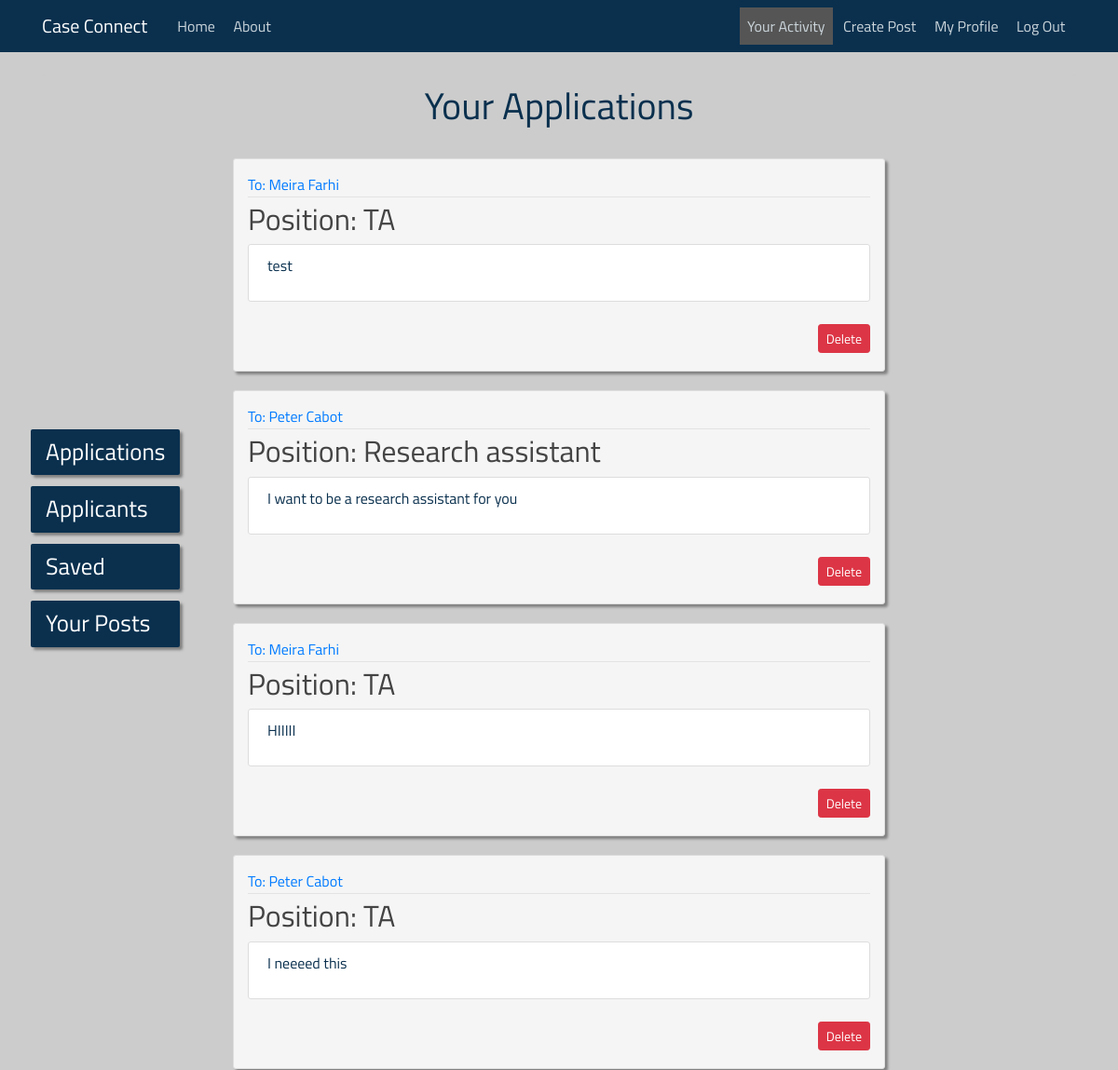
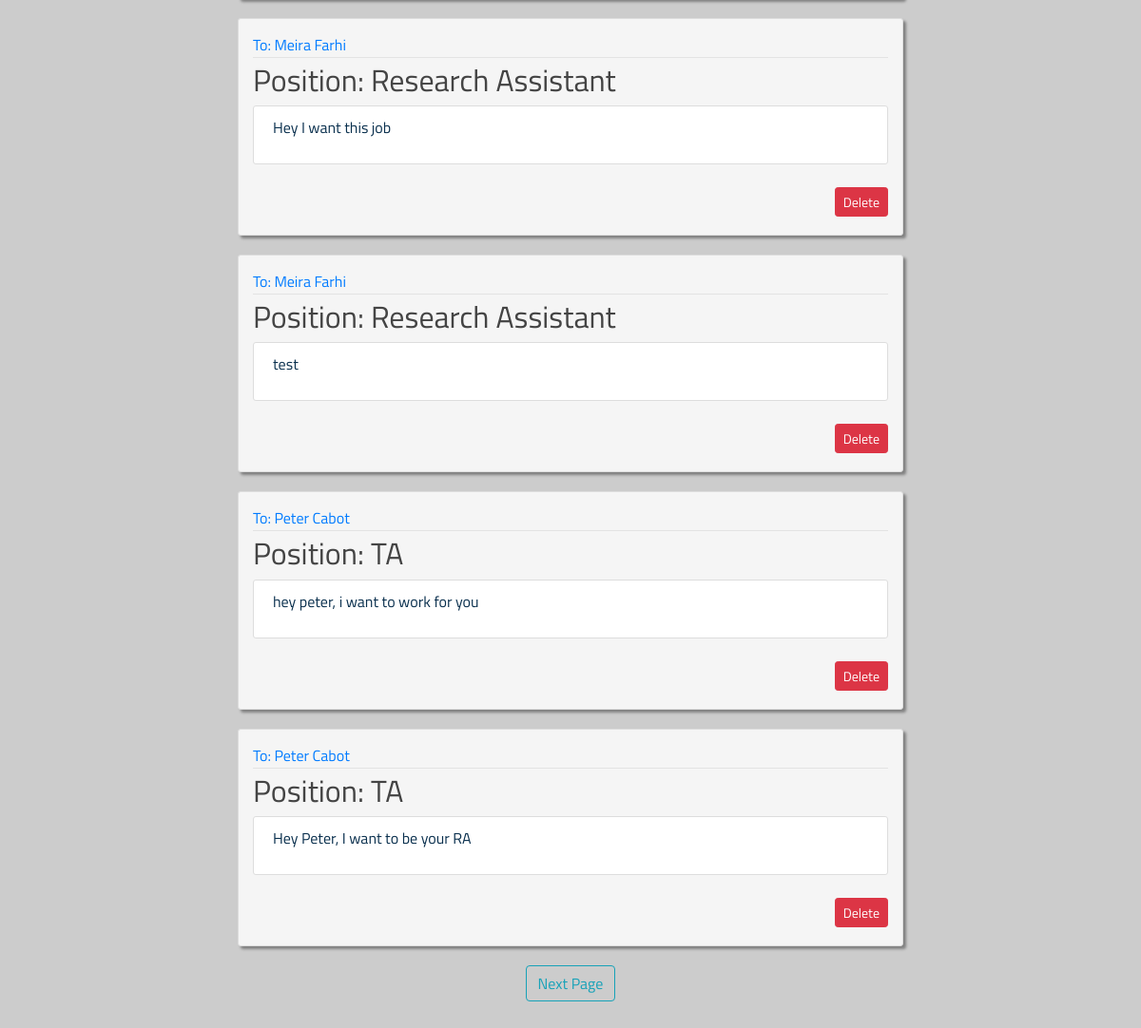
Page /applications/ (signed in) on the earlier database version (2 pictures, top to bottom).
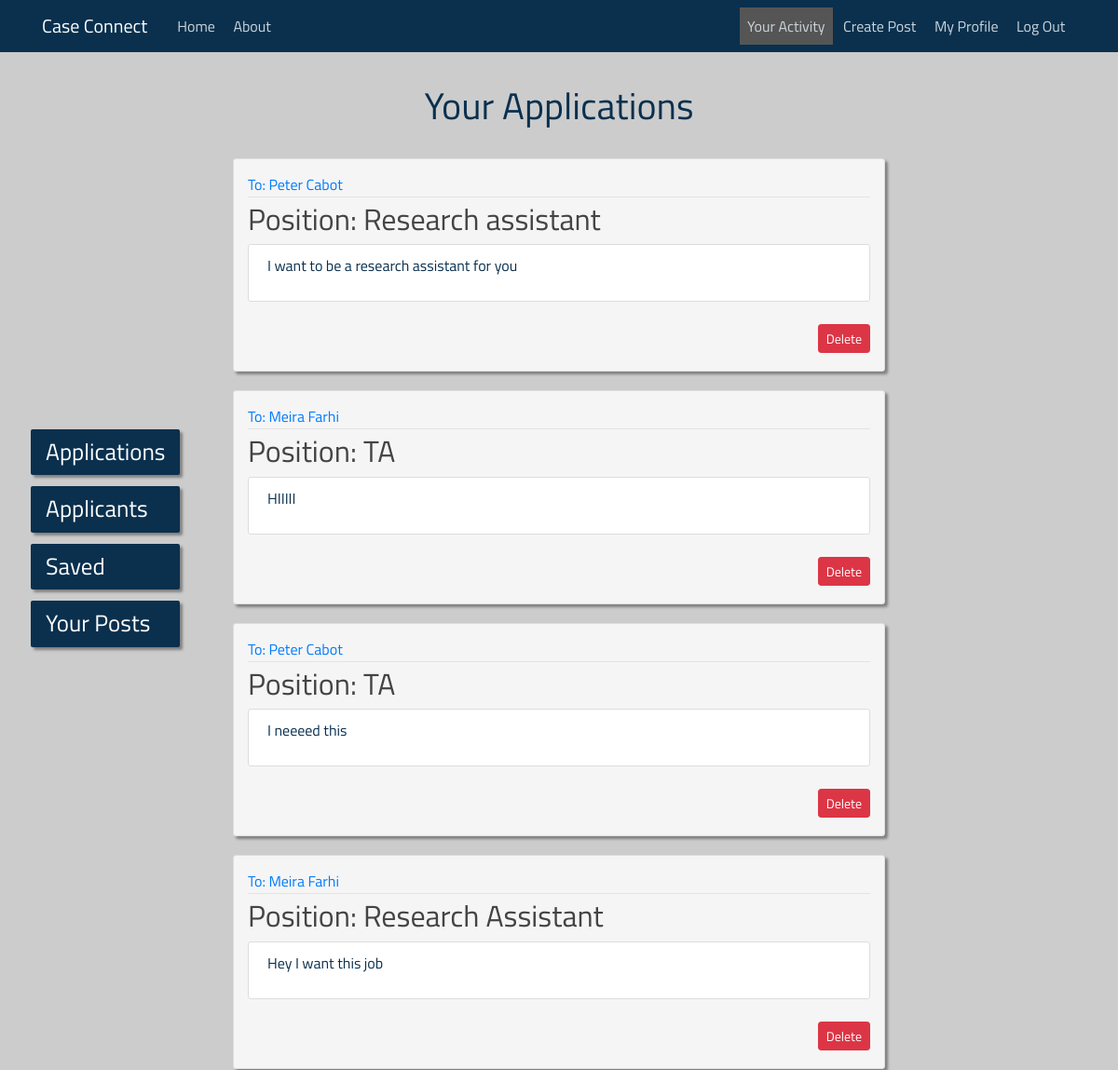
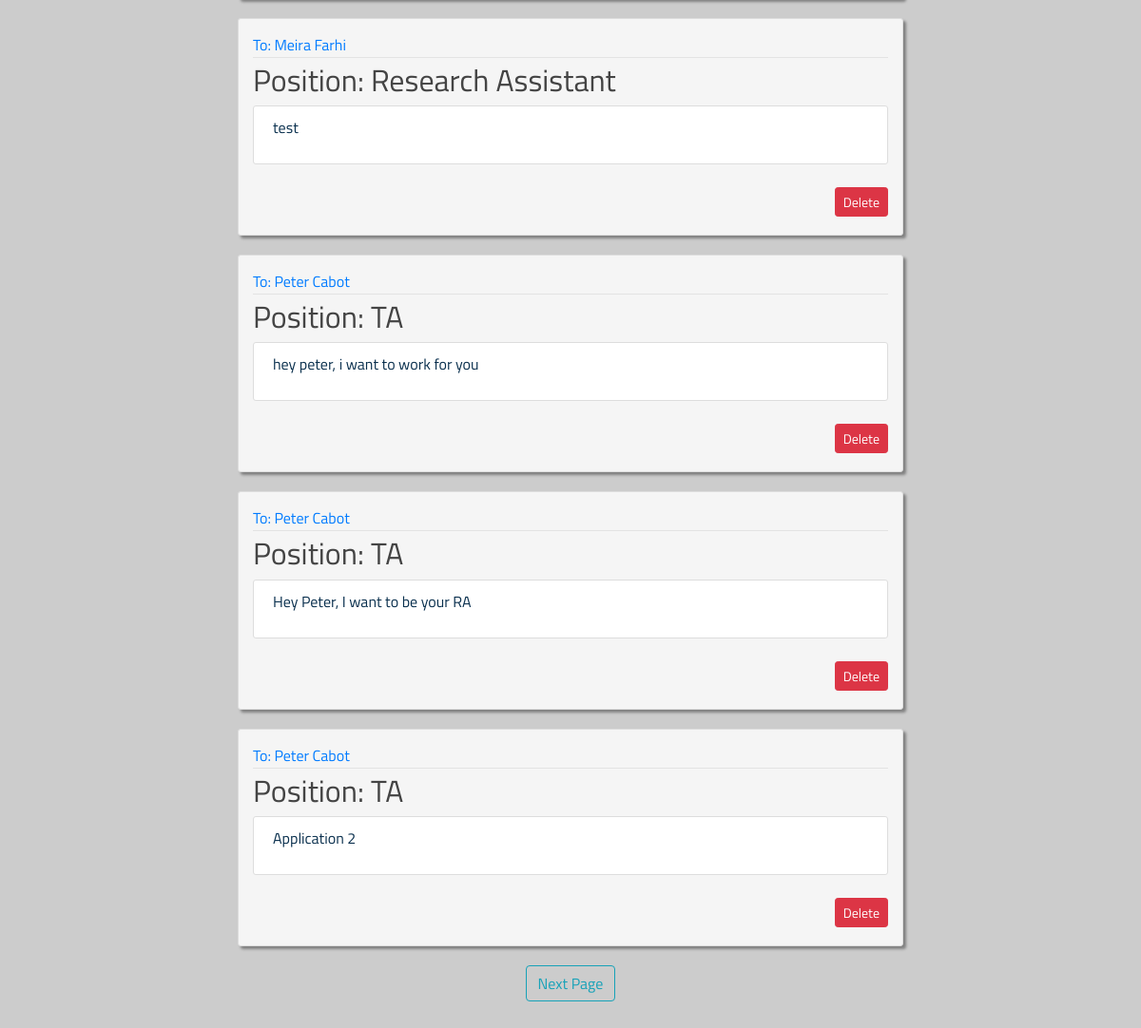
Same page on the later database version (2 pictures, top to bottom).
### case_connecting/models.py (models this page shows, shortened)
class Application(models.Model):
    applicant = models.ForeignKey(User, on_delete=models.CASCADE)
    message = models.TextField()
    post = models.ForeignKey(Post, on_delete=models.CASCADE)
    date_applied = models.DateTimeField(default=timezone.now)

class Post(models.Model):
    recruiter = models.ForeignKey(User, on_delete=models.CASCADE)
    position = models.CharField(max_length=200)
    knowledge = models.CharField(max_length=200)
    content = models.TextField()
    pay = models.CharField(max_length=200)
    date_posted = models.DateTimeField(default=timezone.now)

### case_connecting/views.py (the view)
# urls.py: path('applications/', PostApplicationsListView.as_view(template_name='case_connecting/applications_page.html'), name="case_connecting-applications"),
class PostApplicationsListView(ListView):
    model = Application
    context_object_name = 'applications'
    paginate_by = 8  # the number of posts per page
    def get_queryset(self):
        request_user = self.request.user
        return Application.objects.filter(applicant=request_user).order_by('-date_applied')

### templates/case_connecting/applications_page.html (shortened to what this page needs)
{% extends "case_connecting/base.html" %}
{% block content %}
<head>
</head>
    <div class="sidenav">
      <a href="{% url 'case_connecting-applications' %}">Applications</a>
      <a href="{% url 'case_connecting-applicants' %}">Applicants</a>
      <a href="{% url 'case_connecting-saved' %}">Saved</a>
      <a href="{% url 'case_connecting-posts' %}">Your Posts</a>
    </div>
    <div class="content-section" id="posting-list" align="center">
        <div style="text-align: center;">
            <h1 style="color: #0a304e;">Your Applications</h1>
            <br>
        </div>
        {% for application in applications %}
        <article id="post" class="media content-section" align="left">
              <div class="media-body">
                <div class="article-metadata">
                  <a class="mr-2" href="{% url 'user-posts' application.post.recruiter %}">To: {{ application.post.recruiter.get_full_name }}</a>
                </div>
                <h2><a class="article-title" href="{% url 'post-detail' application.post.id %}">Position: {{ application.post.position }}</a></h2>
                  <div class="media content-section">
                    <p>{{ application.message }}</p>
                  </div>
                  <div align="right">
                      <a class="btn btn-danger btn-sm mt-1 mb-1" href="{% url 'post-delete-application' application.id %}">Delete</a>
                  </div>
              </div>
            </article>
        {% endfor %}
        {% if is_paginated %}
            {% if page_obj.has_next %}
                {% if page_obj.next_page_number == page_obj.paginator.num_pages %}
                    <a class="btn btn-outline-info mb-4" href = "?page={{ page_obj.next_page_number }}">Next Page</a>
                {% else %}
                    <a class="btn btn-outline-info mb-4" href = "?page={{ page_obj.next_page_number }}">Next Page</a>
                    <a class="btn btn-outline-info mb-4" href = "?page={{ page_obj.paginator.num_pages }}">Last Page</a>
                {% endif %}
            {% endif %}
        {% endif %}
    </div>
{% endblock %}

Differences in the rows shown:
removed Application: post.recruiter.get_full_name "Meira Farhi", post.position "TA", message "test"
now on this page (row unchanged): Application: post.recruiter.get_full_name "Peter Cabot", post.position "TA", message "Application 2"
